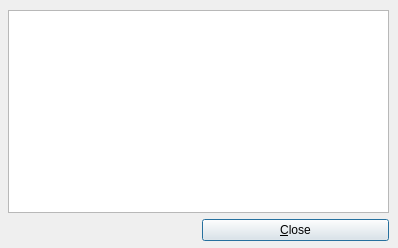
<?xml version="1.0" encoding="UTF-8"?>
<ui version="4.0">
 <class>Dialog</class>
 <widget class="QDialog" name="Dialog">
  <property name="geometry">
   <rect>
    <x>0</x>
    <y>0</y>
    <width>398</width>
    <height>248</height>
   </rect>
  </property>
  <property name="windowTitle">
   <string>License</string>
  </property>
  <widget class="QWidget" name="layoutWidget">
   <property name="geometry">
    <rect>
     <x>8</x>
     <y>10</y>
     <width>381</width>
     <height>231</height>
    </rect>
   </property>
   <layout class="QGridLayout" name="gridLayout">
    <item row="0" column="0" colspan="2">
     <widget class="QPlainTextEdit" name="qpteLicense"/>
    </item>
    <item row="1" column="1">
     <widget class="QPushButton" name="qpbClose">
      <property name="text">
       <string>&amp;Close</string>
      </property>
     </widget>
    </item>
   </layout>
  </widget>
 </widget>
 <resources/>
 <connections>
  <connection>
   <sender>qpbClose</sender>
   <signal>clicked()</signal>
   <receiver>Dialog</receiver>
   <slot>close()</slot>
   <hints>
    <hint type="sourcelabel">
     <x>321</x>
     <y>225</y>
    </hint>
    <hint type="destinationlabel">
     <x>193</x>
     <y>212</y>
    </hint>
   </hints>
  </connection>
 </connections>
</ui>
